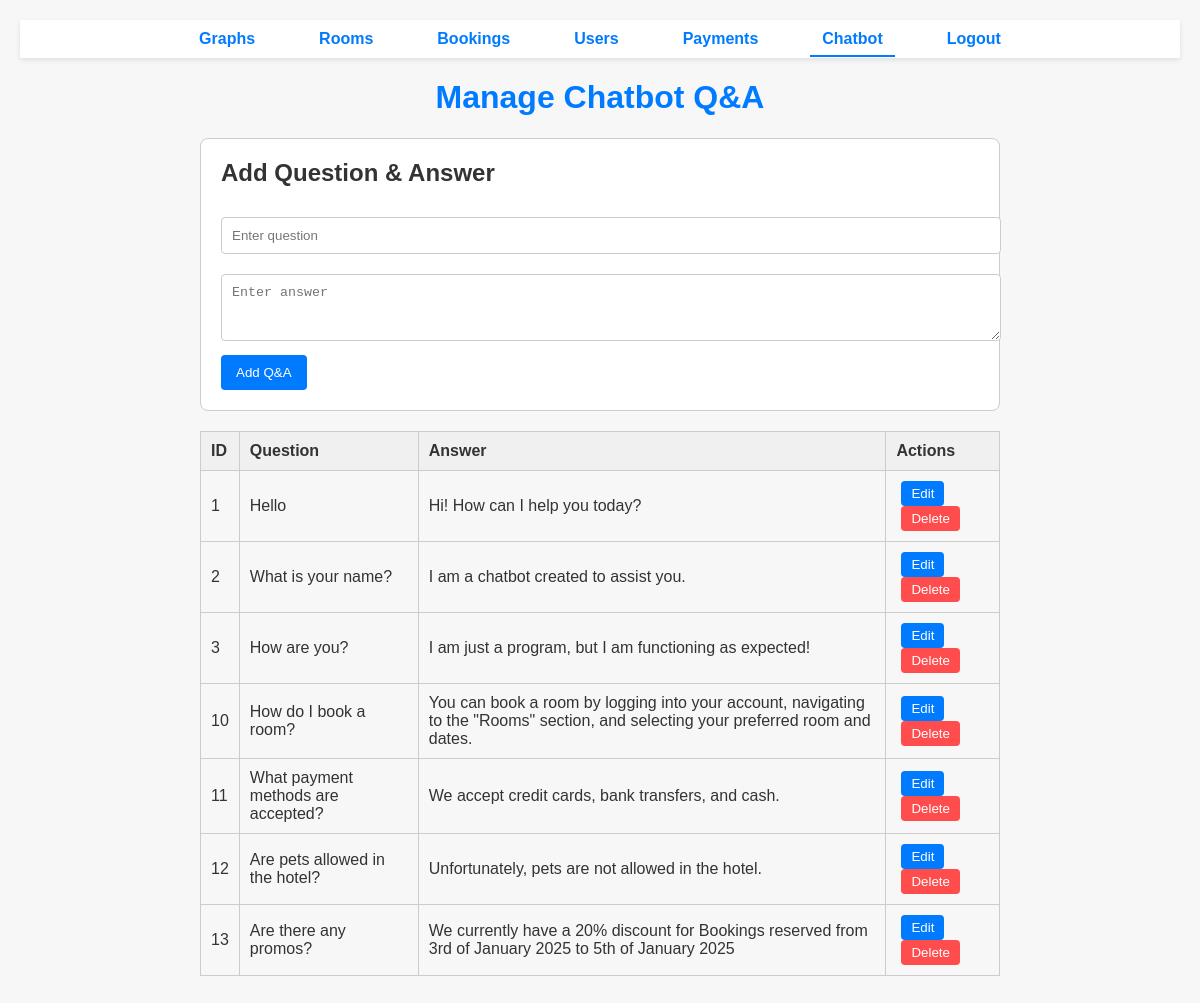
The page /admin/chatbot_view.php (signed in) on the database its author committed.
### tables this page shows
CREATE TABLE `chatbot` (
  `id` int(11) NOT NULL,
  `question` varchar(255) NOT NULL,
  `answer` text NOT NULL
);

### admin/chatbot_view.php (the view, shortened to what this page needs)
<?php
include '../includes/db.php';
include '../includes/navbar_admin.php';
$chatbotData = $conn->query("SELECT * FROM chatbot ORDER BY id ASC")->fetchAll(PDO::FETCH_ASSOC);
?>
<!DOCTYPE html>
<html>
<head>
    <link rel="stylesheet" href="../css/style2.css">
</head>
<body>
    <h1>Manage Chatbot Q&A</h1>
    <div class="container">
        <div class="add-form">
            <h2>Add Question & Answer</h2>
            <form method="POST" action="">
                <input type="text" name="question" placeholder="Enter question" required>
                <textarea name="answer" rows="3" placeholder="Enter answer" required></textarea>
                <button type="submit" name="add">Add Q&A</button>
            </form>
        </div>
        <table class="qa-table">
            <thead>
                <tr>
                    <th>ID</th>
                    <th>Question</th>
                    <th>Answer</th>
                    <th>Actions</th>
                </tr>
            </thead>
            <tbody>
                <?php if (!empty($chatbotData)): ?>
                    <?php foreach ($chatbotData as $qa): ?>
                        <tr>
                            <td><?php echo htmlspecialchars($qa['id']); ?></td>
                            <td><?php echo htmlspecialchars($qa['question']); ?></td>
                            <td><?php echo htmlspecialchars($qa['answer']); ?></td>
                            <td class="action-buttons">
                                <form action="edit_chatbot.php" method="GET">
                                    <button type="submit">Edit</button>
                                </form>
                                <form method="POST" action="" onsubmit="confirmDelete(event)">
                                    <button type="submit" name="delete" class="delete">Delete</button>
                                </form>
                            </td>
                        </tr>
                    <?php endforeach; ?>
                <?php else: ?>
                    <tr>
                        <td colspan="4" style="text-align: center;">No Q&A found</td>
                    </tr>
                <?php endif; ?>
            </tbody>
        </table>
    </div>
</body>
</html>

### css/style2.css (style rules this page uses)
body { font-family: Arial, sans-serif; background-color: #f4f6f9; margin: 0; padding: 0; }

### admin/chatbot_view.php (style rules this page uses)
body { font-family: 'Arial', sans-serif; background-color: #f7f7f7; color: #333; margin: 0; padding: 20px; }
h1 { text-align: center; color: #007BFF; }
.container { max-width: 800px; margin: auto; }
.add-form { margin-bottom: 20px; padding: 20px; background-color: #fff; border: 1px solid #ccc; border-radius: 8px; }
.add-form h2 { margin-top: 0; }
.add-form input, .add-form textarea { width: 100%; padding: 10px; margin: 10px 0; border: 1px solid #ccc; border-radius: 4px; }
.add-form button { background-color: #007BFF; color: #fff; border: none; padding: 10px 15px; border-radius: 4px; cursor: pointer; }
.qa-table { width: 100%; border-collapse: collapse; margin-bottom: 20px; }
.qa-table th, .qa-table td { border: 1px solid #ccc; padding: 10px; text-align: left; }
.qa-table th { background-color: #f0f0f0; }
.action-buttons form { display: inline-block; }
.action-buttons button { background-color: #007BFF; color: white; border: none; padding: 5px 10px; margin: 0 5px; border-radius: 4px; cursor: pointer; }
.action-buttons button.delete { background-color: #FF4D4D; }

### rows shown on the page
chatbot: id "1", question "Hello", answer "Hi! How can I help you today?"
chatbot: id "2", question "What is your name?", answer "I am a chatbot created to assist you."
chatbot: id "3", question "How are you?", answer "I am just a program, but I am functioning as expected!"
chatbot: id "10", question "How do I book a room?", answer "You can book a room by logging into your account, navigating to the \"Rooms\" section, and selecting your preferred room and dates."
chatbot: id "11", question "What payment methods are accepted?", answer "We accept credit cards, bank transfers, and cash."
chatbot: id "12", question "Are pets allowed in the hotel?", answer "Unfortunately, pets are not allowed in the hotel."
chatbot: id "13", question "Are there any promos?", answer "We currently have a 20% discount for Bookings reserved from 3rd of January 2025 to 5th of January 2025"
